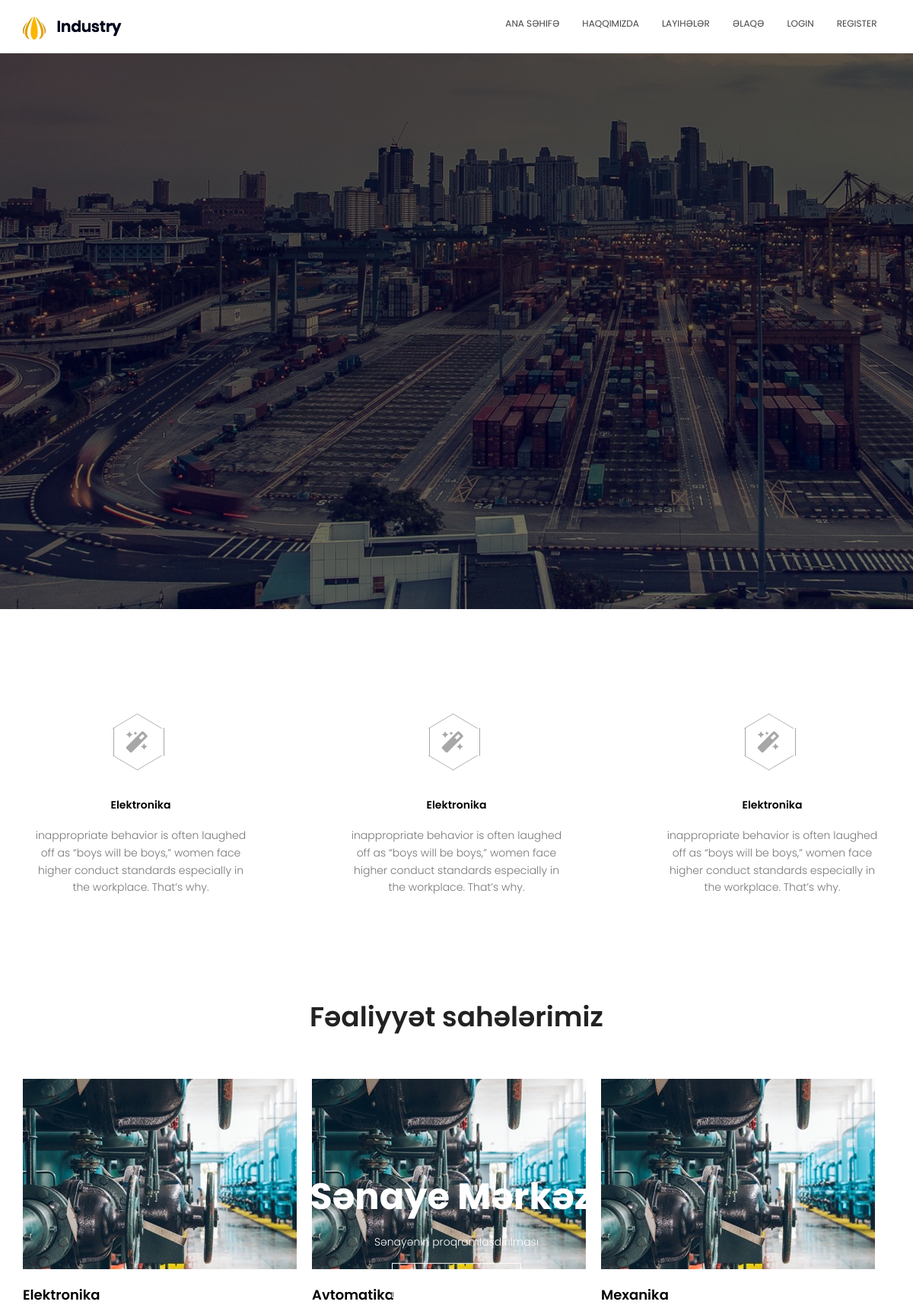
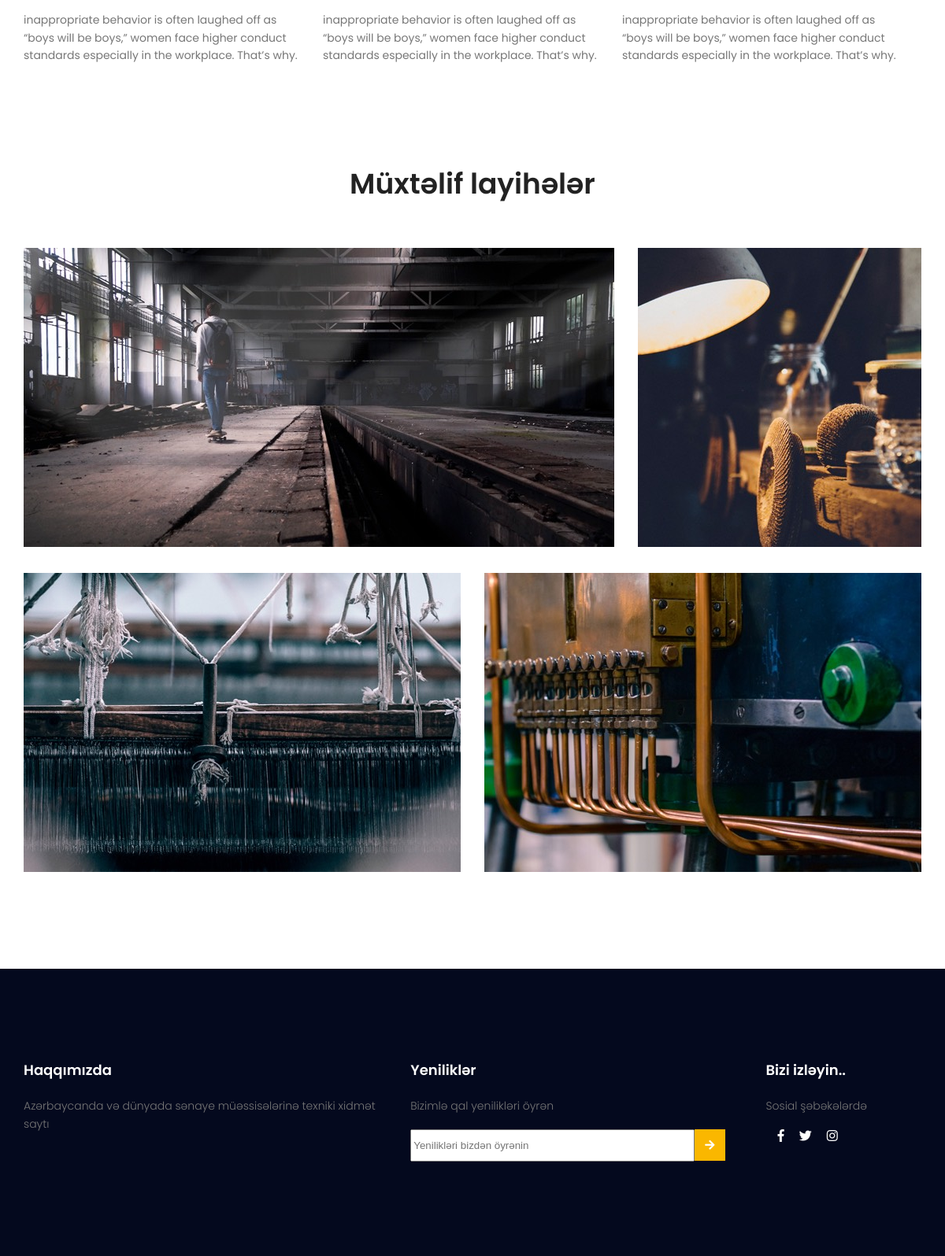
The page / on the database its author committed (2 pictures, top to bottom).
### app/models.py (models this page shows, shortened)
class Icon(db.Model):
    id = db.Column(db.Integer, primary_key=True)
    title = db.Column(db.String(255),  nullable=False)
    text = db.Column(db.String(255),  nullable=False)

class Area(db.Model):
    id = db.Column(db.Integer, primary_key=True)
    title = db.Column(db.String(255),  nullable=False)
    text = db.Column(db.String(255),  nullable=False)

### app/views.py (the view)
@app.route('/')
def appIndex():
    alldata=Icon.query.all()
    allarea=Area.query.all()
    return render_template('app/index.html', allicons=alldata, alldatas=allarea)

### templates/app/index.html
{% extends '/app/layout.html' %}
{% block pageinner%}
    <div class="icon">
        <div class="icon-inner">
            {% for row in allicons %}
            <div class="icon-main">
                <div class="hexagon"><i class="fas fa-magic"></i></div>
                <h4>{{row.title}}</h4>
                <p>{{row.text}}</p>
            </div>
            {% endfor %}
        </div>
    </div>
    <div class="servis">
        <h1>Fəaliyyət sahələrimiz</h1>
        <div class="servis-main">
            {% for row in alldatas%}
            <div class="servis-inner1">
                <img src="../../static/app/img/s1.jpg" alt="">
                <h4>{{row.title}}</h4>
                <p>{{row.text}}</p>
            </div>
            {% endfor%}
        </div>
    </div>
     <div class="project">
         <div class="project-head"><h1>Müxtəlif layihələr</h1></div>
         <div class="project-img">
             <div class="project-img1">
                 <img src="../../static/app/img/p1.jpg" alt="">
             </div>
             <div class="project-img2">
                 <img src="../../static/app/img/p2.jpg" alt="">
             </div>
         </div>
         <div class="project-img-second">
             <div class="project-img3">
                 <img src="../../static/app/img/p3.jpg" alt="">
             </div>
             <div class="project-img4">
                 <img src="../../static/app/img/p4.jpg" alt="">
             </div>
         </div>
     </div>
{% endblock pageinner%}

### css/main.css (style rules this page uses)
html, body, div, span, applet, object, iframe, h1, h2, h3, h4, h5, h6, p, blockquote, pre, a, abbr, acronym, address, big, cite, code, del, dfn, em, img, ins, kbd, q, s, samp, small, strike, strong, sub, sup, tt, var, b, u, i, center, dl, dt, dd, ol, ul, li, fieldset, form, label, legend, table, caption, tbody, tfoot, thead, tr, th, td, article, aside, canvas, details, embed, figure, figcaption, footer, header, hgroup, menu, nav, output, ruby, section, summary, time, mark, audio, video { margin: 0; padding: 0; border: 0; font-size: 100%; font: inherit; vertical-align: baseline; }
body { line-height: 1; }
.icon { width: 100%; }
.icon .icon-inner { width: 1041px; display: flex; justify-content: space-between; margin: 137px auto; }
.icon .icon-inner .icon-main { width: 33.3333%; margin-left: -68px; margin-right: -68px; }
.icon .icon-inner h4 { font-size: 14px; margin-top: 56px; margin-bottom: 20px; font-family: "Poppins", sans-serif; font-weight: 600; line-height: 1.2em; text-align: center; }
.icon .icon-inner p { font-size: 14px; font-weight: 300; line-height: 1.625em; font-family: "Poppins", sans-serif; color: #777777; max-width: 280px; text-align: center; margin-left: auto; margin-right: auto; }
.hexagon { position: relative; width: 65px; height: 37.53px; background-color: none; margin: 18.76px 137px; border-left: solid 1px #a7a7a7; border-right: solid 1px #a7a7a7; }
.hexagon i { font-size: 28px; line-height: 1; margin-top: 5px; color: #a7a7a7; position: relative; left: 25%; }
.hexagon:before, .hexagon:after { content: ""; position: absolute; z-index: 1; width: 45.96px; height: 45.96px; transform: scaleY(0.5774) scaleX(0.9777) rotate(-45deg); background-color: inherit; left: 7.9987px; }
.hexagon:before { top: -22.9810px; border-top: solid 1px #a7a7a7; border-right: solid 1px #a7a7a7; }
.hexagon:after { bottom: -22.9810px; border-bottom: solid 1px #a7a7a7; border-left: solid 1px #a7a7a7; }
.servis { width: 100%; margin-bottom: 130px; }
.servis h1 { margin-top: 40px; margin-bottom: 60px; font-size: 36px; font-family: "Poppins", sans-serif; color: #222222; font-weight: 600; line-height: 1.2em; text-align: center; }
.servis .servis-main { display: flex; max-width: 1140px; margin: 0px auto; justify-content: space-between; }
.servis .servis-main .servis-inner1 { width: 33.33333%; }
.servis .servis-main .servis-inner1 h4 { width: 349px; font-size: 18px; font-weight: 600; font-family: "Poppins", sans-serif; line-height: 1.2em; padding: 20px 0; }
.servis .servis-main .servis-inner1 p { width: 349px; font-family: 300; font-size: 14px; font-family: "Poppins", sans-serif; color: #777777; line-height: 1.625em; }
.project { width: 100%; margin-bottom: 120px; }
.project .project-head h1 { font-size: 36px; font-family: "Poppins", sans-serif; color: #222222; font-weight: 600; line-height: 1.2em; text-align: center; margin-bottom: 60px; }
.project .project-img { margin: 30px auto; max-width: 1140px; display: flex; }
.project .project-img .project-img1 { width: 66.66%; }
.project .project-img .project-img2 { width: 33.33%; padding-left: 30px; }
.project .project-img-second { max-width: 1140px; margin: 30px auto; display: flex; }
.project .project-img-second .project-img3 { width: 50%; }
.project .project-img-second .project-img4 { width: 50%; padding-left: 30px; }

### rows shown on the page
Icon: title "Elektronika", text "inappropriate behavior is often laughed off as “boys will be boys,” women face higher conduct standards especially in the workplace. That’s why."
Icon: title "Elektronika", text "inappropriate behavior is often laughed off as “boys will be boys,” women face higher conduct standards especially in the workplace. That’s why."
Icon: title "Elektronika", text "inappropriate behavior is often laughed off as “boys will be boys,” women face higher conduct standards especially in the workplace. That’s why."
Area: title "Elektronika", text "inappropriate behavior is often laughed off as “boys will be boys,” women face higher conduct standards especially in the workplace. That’s why."
Area: title "Avtomatika", text "inappropriate behavior is often laughed off as “boys will be boys,” women face higher conduct standards especially in the workplace. That’s why."
Area: title "Mexanika", text "inappropriate behavior is often laughed off as “boys will be boys,” women face higher conduct standards especially in the workplace. That’s why."
